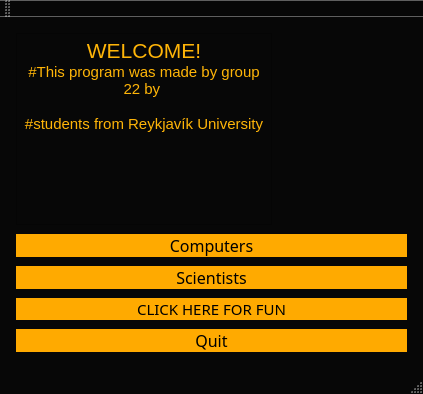
<?xml version="1.0" encoding="UTF-8"?>
<ui version="4.0">
 <class>MainWindow</class>
 <widget class="QMainWindow" name="MainWindow">
  <property name="geometry">
   <rect>
    <x>0</x>
    <y>0</y>
    <width>423</width>
    <height>394</height>
   </rect>
  </property>
  <property name="palette">
   <palette>
    <active>
     <colorrole role="BrightText">
      <brush brushstyle="SolidPattern">
       <color alpha="255">
        <red>255</red>
        <green>181</green>
        <blue>8</blue>
       </color>
      </brush>
     </colorrole>
     <colorrole role="Base">
      <brush brushstyle="SolidPattern">
       <color alpha="255">
        <red>255</red>
        <green>255</green>
        <blue>255</blue>
       </color>
      </brush>
     </colorrole>
     <colorrole role="Window">
      <brush brushstyle="SolidPattern">
       <color alpha="255">
        <red>7</red>
        <green>7</green>
        <blue>7</blue>
       </color>
      </brush>
     </colorrole>
     <colorrole role="Highlight">
      <brush brushstyle="SolidPattern">
       <color alpha="255">
        <red>255</red>
        <green>170</green>
        <blue>0</blue>
       </color>
      </brush>
     </colorrole>
     <colorrole role="Link">
      <brush brushstyle="SolidPattern">
       <color alpha="255">
        <red>255</red>
        <green>170</green>
        <blue>0</blue>
       </color>
      </brush>
     </colorrole>
    </active>
    <inactive>
     <colorrole role="BrightText">
      <brush brushstyle="SolidPattern">
       <color alpha="255">
        <red>255</red>
        <green>181</green>
        <blue>8</blue>
       </color>
      </brush>
     </colorrole>
     <colorrole role="Base">
      <brush brushstyle="SolidPattern">
       <color alpha="255">
        <red>255</red>
        <green>255</green>
        <blue>255</blue>
       </color>
      </brush>
     </colorrole>
     <colorrole role="Window">
      <brush brushstyle="SolidPattern">
       <color alpha="255">
        <red>7</red>
        <green>7</green>
        <blue>7</blue>
       </color>
      </brush>
     </colorrole>
     <colorrole role="Highlight">
      <brush brushstyle="SolidPattern">
       <color alpha="255">
        <red>255</red>
        <green>170</green>
        <blue>0</blue>
       </color>
      </brush>
     </colorrole>
     <colorrole role="Link">
      <brush brushstyle="SolidPattern">
       <color alpha="255">
        <red>255</red>
        <green>170</green>
        <blue>0</blue>
       </color>
      </brush>
     </colorrole>
    </inactive>
    <disabled>
     <colorrole role="BrightText">
      <brush brushstyle="SolidPattern">
       <color alpha="255">
        <red>255</red>
        <green>181</green>
        <blue>8</blue>
       </color>
      </brush>
     </colorrole>
     <colorrole role="Base">
      <brush brushstyle="SolidPattern">
       <color alpha="255">
        <red>7</red>
        <green>7</green>
        <blue>7</blue>
       </color>
      </brush>
     </colorrole>
     <colorrole role="Window">
      <brush brushstyle="SolidPattern">
       <color alpha="255">
        <red>7</red>
        <green>7</green>
        <blue>7</blue>
       </color>
      </brush>
     </colorrole>
     <colorrole role="Highlight">
      <brush brushstyle="SolidPattern">
       <color alpha="255">
        <red>51</red>
        <green>153</green>
        <blue>255</blue>
       </color>
      </brush>
     </colorrole>
     <colorrole role="Link">
      <brush brushstyle="SolidPattern">
       <color alpha="255">
        <red>255</red>
        <green>170</green>
        <blue>0</blue>
       </color>
      </brush>
     </colorrole>
    </disabled>
   </palette>
  </property>
  <property name="windowTitle">
   <string>MainWindow</string>
  </property>
  <property name="tabShape">
   <enum>QTabWidget::Rounded</enum>
  </property>
  <widget class="QWidget" name="centralWidget">
   <layout class="QHBoxLayout" name="horizontalLayout">
    <item>
     <layout class="QVBoxLayout" name="verticalLayout">
      <property name="spacing">
       <number>4</number>
      </property>
      <property name="leftMargin">
       <number>5</number>
      </property>
      <property name="rightMargin">
       <number>5</number>
      </property>
      <item>
       <widget class="QTextEdit" name="textEdit">
        <property name="enabled">
         <bool>false</bool>
        </property>
        <property name="sizePolicy">
         <sizepolicy hsizetype="Fixed" vsizetype="Fixed">
          <horstretch>0</horstretch>
          <verstretch>0</verstretch>
         </sizepolicy>
        </property>
        <property name="minimumSize">
         <size>
          <width>0</width>
          <height>0</height>
         </size>
        </property>
        <property name="palette">
         <palette>
          <active>
           <colorrole role="WindowText">
            <brush brushstyle="SolidPattern">
             <color alpha="255">
              <red>0</red>
              <green>0</green>
              <blue>0</blue>
             </color>
            </brush>
           </colorrole>
           <colorrole role="Button">
            <brush brushstyle="SolidPattern">
             <color alpha="255">
              <red>255</red>
              <green>181</green>
              <blue>8</blue>
             </color>
            </brush>
           </colorrole>
           <colorrole role="Light">
            <brush brushstyle="SolidPattern">
             <color alpha="255">
              <red>255</red>
              <green>181</green>
              <blue>8</blue>
             </color>
            </brush>
           </colorrole>
           <colorrole role="Midlight">
            <brush brushstyle="SolidPattern">
             <color alpha="255">
              <red>255</red>
              <green>181</green>
              <blue>8</blue>
             </color>
            </brush>
           </colorrole>
           <colorrole role="Dark">
            <brush brushstyle="SolidPattern">
             <color alpha="255">
              <red>255</red>
              <green>181</green>
              <blue>8</blue>
             </color>
            </brush>
           </colorrole>
           <colorrole role="Mid">
            <brush brushstyle="SolidPattern">
             <color alpha="255">
              <red>255</red>
              <green>181</green>
              <blue>8</blue>
             </color>
            </brush>
           </colorrole>
           <colorrole role="Text">
            <brush brushstyle="SolidPattern">
             <color alpha="255">
              <red>0</red>
              <green>0</green>
              <blue>0</blue>
             </color>
            </brush>
           </colorrole>
           <colorrole role="ButtonText">
            <brush brushstyle="SolidPattern">
             <color alpha="255">
              <red>0</red>
              <green>0</green>
              <blue>0</blue>
             </color>
            </brush>
           </colorrole>
           <colorrole role="AlternateBase">
            <brush brushstyle="SolidPattern">
             <color alpha="255">
              <red>255</red>
              <green>181</green>
              <blue>8</blue>
             </color>
            </brush>
           </colorrole>
          </active>
          <inactive>
           <colorrole role="WindowText">
            <brush brushstyle="SolidPattern">
             <color alpha="255">
              <red>0</red>
              <green>0</green>
              <blue>0</blue>
             </color>
            </brush>
           </colorrole>
           <colorrole role="Button">
            <brush brushstyle="SolidPattern">
             <color alpha="255">
              <red>255</red>
              <green>181</green>
              <blue>8</blue>
             </color>
            </brush>
           </colorrole>
           <colorrole role="Light">
            <brush brushstyle="SolidPattern">
             <color alpha="255">
              <red>255</red>
              <green>181</green>
              <blue>8</blue>
             </color>
            </brush>
           </colorrole>
           <colorrole role="Midlight">
            <brush brushstyle="SolidPattern">
             <color alpha="255">
              <red>255</red>
              <green>181</green>
              <blue>8</blue>
             </color>
            </brush>
           </colorrole>
           <colorrole role="Dark">
            <brush brushstyle="SolidPattern">
             <color alpha="255">
              <red>255</red>
              <green>181</green>
              <blue>8</blue>
             </color>
            </brush>
           </colorrole>
           <colorrole role="Mid">
            <brush brushstyle="SolidPattern">
             <color alpha="255">
              <red>255</red>
              <green>181</green>
              <blue>8</blue>
             </color>
            </brush>
           </colorrole>
           <colorrole role="Text">
            <brush brushstyle="SolidPattern">
             <color alpha="255">
              <red>0</red>
              <green>0</green>
              <blue>0</blue>
             </color>
            </brush>
           </colorrole>
           <colorrole role="ButtonText">
            <brush brushstyle="SolidPattern">
             <color alpha="255">
              <red>0</red>
              <green>0</green>
              <blue>0</blue>
             </color>
            </brush>
           </colorrole>
           <colorrole role="AlternateBase">
            <brush brushstyle="SolidPattern">
             <color alpha="255">
              <red>255</red>
              <green>181</green>
              <blue>8</blue>
             </color>
            </brush>
           </colorrole>
          </inactive>
          <disabled>
           <colorrole role="WindowText">
            <brush brushstyle="SolidPattern">
             <color alpha="255">
              <red>255</red>
              <green>181</green>
              <blue>8</blue>
             </color>
            </brush>
           </colorrole>
           <colorrole role="Button">
            <brush brushstyle="SolidPattern">
             <color alpha="255">
              <red>255</red>
              <green>181</green>
              <blue>8</blue>
             </color>
            </brush>
           </colorrole>
           <colorrole role="Light">
            <brush brushstyle="SolidPattern">
             <color alpha="255">
              <red>255</red>
              <green>181</green>
              <blue>8</blue>
             </color>
            </brush>
           </colorrole>
           <colorrole role="Midlight">
            <brush brushstyle="SolidPattern">
             <color alpha="255">
              <red>255</red>
              <green>181</green>
              <blue>8</blue>
             </color>
            </brush>
           </colorrole>
           <colorrole role="Dark">
            <brush brushstyle="SolidPattern">
             <color alpha="255">
              <red>255</red>
              <green>181</green>
              <blue>8</blue>
             </color>
            </brush>
           </colorrole>
           <colorrole role="Mid">
            <brush brushstyle="SolidPattern">
             <color alpha="255">
              <red>255</red>
              <green>181</green>
              <blue>8</blue>
             </color>
            </brush>
           </colorrole>
           <colorrole role="Text">
            <brush brushstyle="SolidPattern">
             <color alpha="255">
              <red>255</red>
              <green>181</green>
              <blue>8</blue>
             </color>
            </brush>
           </colorrole>
           <colorrole role="ButtonText">
            <brush brushstyle="SolidPattern">
             <color alpha="255">
              <red>255</red>
              <green>181</green>
              <blue>8</blue>
             </color>
            </brush>
           </colorrole>
           <colorrole role="AlternateBase">
            <brush brushstyle="SolidPattern">
             <color alpha="255">
              <red>255</red>
              <green>181</green>
              <blue>8</blue>
             </color>
            </brush>
           </colorrole>
          </disabled>
         </palette>
        </property>
        <property name="contextMenuPolicy">
         <enum>Qt::DefaultContextMenu</enum>
        </property>
        <property name="layoutDirection">
         <enum>Qt::LeftToRight</enum>
        </property>
        <property name="autoFillBackground">
         <bool>false</bool>
        </property>
        <property name="html">
         <string>&lt;!DOCTYPE HTML PUBLIC &quot;-//W3C//DTD HTML 4.0//EN&quot; &quot;http://www.w3.org/TR/REC-html40/strict.dtd&quot;&gt;
&lt;html&gt;&lt;head&gt;&lt;meta name=&quot;qrichtext&quot; content=&quot;1&quot; /&gt;&lt;style type=&quot;text/css&quot;&gt;
p, li { white-space: pre-wrap; }
&lt;/style&gt;&lt;/head&gt;&lt;body style=&quot; font-family:'MS Shell Dlg 2'; font-size:8.25pt; font-weight:400; font-style:normal;&quot;&gt;
&lt;p align=&quot;center&quot; style=&quot; margin-top:0px; margin-bottom:0px; margin-left:0px; margin-right:0px; -qt-block-indent:0; text-indent:0px;&quot;&gt;&lt;span style=&quot; font-size:16pt;&quot;&gt;WELCOME!&lt;/span&gt;&lt;/p&gt;
&lt;p align=&quot;center&quot; style=&quot; margin-top:0px; margin-bottom:0px; margin-left:0px; margin-right:0px; -qt-block-indent:0; text-indent:0px;&quot;&gt;&lt;span style=&quot; font-size:11pt;&quot;&gt;#This program was made by group 22 by &lt;/span&gt;&lt;/p&gt;
&lt;p align=&quot;center&quot; style=&quot; margin-top:0px; margin-bottom:0px; margin-left:0px; margin-right:0px; -qt-block-indent:0; text-indent:0px;&quot;&gt;&lt;span style=&quot; font-size:11pt;&quot;&gt;&lt;br /&gt;#students from Reykjavík University&lt;/span&gt;&lt;/p&gt;&lt;/body&gt;&lt;/html&gt;</string>
        </property>
       </widget>
      </item>
      <item>
       <widget class="QPushButton" name="computers_button">
        <property name="palette">
         <palette>
          <active>
           <colorrole role="WindowText">
            <brush brushstyle="SolidPattern">
             <color alpha="255">
              <red>0</red>
              <green>0</green>
              <blue>0</blue>
             </color>
            </brush>
           </colorrole>
           <colorrole role="Button">
            <brush brushstyle="SolidPattern">
             <color alpha="255">
              <red>255</red>
              <green>170</green>
              <blue>0</blue>
             </color>
            </brush>
           </colorrole>
           <colorrole role="Text">
            <brush brushstyle="SolidPattern">
             <color alpha="255">
              <red>0</red>
              <green>0</green>
              <blue>0</blue>
             </color>
            </brush>
           </colorrole>
           <colorrole role="ButtonText">
            <brush brushstyle="SolidPattern">
             <color alpha="255">
              <red>0</red>
              <green>0</green>
              <blue>0</blue>
             </color>
            </brush>
           </colorrole>
           <colorrole role="Base">
            <brush brushstyle="SolidPattern">
             <color alpha="255">
              <red>255</red>
              <green>170</green>
              <blue>0</blue>
             </color>
            </brush>
           </colorrole>
           <colorrole role="Window">
            <brush brushstyle="SolidPattern">
             <color alpha="255">
              <red>255</red>
              <green>170</green>
              <blue>0</blue>
             </color>
            </brush>
           </colorrole>
           <colorrole role="Highlight">
            <brush brushstyle="SolidPattern">
             <color alpha="255">
              <red>255</red>
              <green>170</green>
              <blue>0</blue>
             </color>
            </brush>
           </colorrole>
           <colorrole role="Link">
            <brush brushstyle="SolidPattern">
             <color alpha="255">
              <red>255</red>
              <green>170</green>
              <blue>0</blue>
             </color>
            </brush>
           </colorrole>
          </active>
          <inactive>
           <colorrole role="WindowText">
            <brush brushstyle="SolidPattern">
             <color alpha="255">
              <red>0</red>
              <green>0</green>
              <blue>0</blue>
             </color>
            </brush>
           </colorrole>
           <colorrole role="Button">
            <brush brushstyle="SolidPattern">
             <color alpha="255">
              <red>255</red>
              <green>170</green>
              <blue>0</blue>
             </color>
            </brush>
           </colorrole>
           <colorrole role="Text">
            <brush brushstyle="SolidPattern">
             <color alpha="255">
              <red>0</red>
              <green>0</green>
              <blue>0</blue>
             </color>
            </brush>
           </colorrole>
           <colorrole role="ButtonText">
            <brush brushstyle="SolidPattern">
             <color alpha="255">
              <red>0</red>
              <green>0</green>
              <blue>0</blue>
             </color>
            </brush>
           </colorrole>
           <colorrole role="Base">
            <brush brushstyle="SolidPattern">
             <color alpha="255">
              <red>255</red>
              <green>170</green>
              <blue>0</blue>
             </color>
            </brush>
           </colorrole>
           <colorrole role="Window">
            <brush brushstyle="SolidPattern">
             <color alpha="255">
              <red>255</red>
              <green>170</green>
              <blue>0</blue>
             </color>
            </brush>
           </colorrole>
           <colorrole role="Highlight">
            <brush brushstyle="SolidPattern">
             <color alpha="255">
              <red>240</red>
              <green>240</green>
              <blue>240</blue>
             </color>
            </brush>
           </colorrole>
           <colorrole role="Link">
            <brush brushstyle="SolidPattern">
             <color alpha="255">
              <red>255</red>
              <green>170</green>
              <blue>0</blue>
             </color>
            </brush>
           </colorrole>
          </inactive>
          <disabled>
           <colorrole role="WindowText">
            <brush brushstyle="SolidPattern">
             <color alpha="255">
              <red>0</red>
              <green>0</green>
              <blue>0</blue>
             </color>
            </brush>
           </colorrole>
           <colorrole role="Button">
            <brush brushstyle="SolidPattern">
             <color alpha="255">
              <red>255</red>
              <green>170</green>
              <blue>0</blue>
             </color>
            </brush>
           </colorrole>
           <colorrole role="Text">
            <brush brushstyle="SolidPattern">
             <color alpha="255">
              <red>0</red>
              <green>0</green>
              <blue>0</blue>
             </color>
            </brush>
           </colorrole>
           <colorrole role="ButtonText">
            <brush brushstyle="SolidPattern">
             <color alpha="255">
              <red>0</red>
              <green>0</green>
              <blue>0</blue>
             </color>
            </brush>
           </colorrole>
           <colorrole role="Base">
            <brush brushstyle="SolidPattern">
             <color alpha="255">
              <red>255</red>
              <green>170</green>
              <blue>0</blue>
             </color>
            </brush>
           </colorrole>
           <colorrole role="Window">
            <brush brushstyle="SolidPattern">
             <color alpha="255">
              <red>255</red>
              <green>170</green>
              <blue>0</blue>
             </color>
            </brush>
           </colorrole>
           <colorrole role="Highlight">
            <brush brushstyle="SolidPattern">
             <color alpha="255">
              <red>255</red>
              <green>170</green>
              <blue>0</blue>
             </color>
            </brush>
           </colorrole>
           <colorrole role="Link">
            <brush brushstyle="SolidPattern">
             <color alpha="255">
              <red>255</red>
              <green>170</green>
              <blue>0</blue>
             </color>
            </brush>
           </colorrole>
          </disabled>
         </palette>
        </property>
        <property name="font">
         <font>
          <family>Rockwell</family>
          <pointsize>12</pointsize>
         </font>
        </property>
        <property name="styleSheet">
         <string notr="true">QPushButton
{
	color: black;
	background-color: rgba(255, 170, 0); border: none;
}

</string>
        </property>
        <property name="text">
         <string>Computers</string>
        </property>
       </widget>
      </item>
      <item>
       <widget class="QPushButton" name="scientists_button">
        <property name="palette">
         <palette>
          <active>
           <colorrole role="WindowText">
            <brush brushstyle="SolidPattern">
             <color alpha="255">
              <red>0</red>
              <green>0</green>
              <blue>0</blue>
             </color>
            </brush>
           </colorrole>
           <colorrole role="Button">
            <brush brushstyle="SolidPattern">
             <color alpha="255">
              <red>255</red>
              <green>170</green>
              <blue>0</blue>
             </color>
            </brush>
           </colorrole>
           <colorrole role="Text">
            <brush brushstyle="SolidPattern">
             <color alpha="255">
              <red>0</red>
              <green>0</green>
              <blue>0</blue>
             </color>
            </brush>
           </colorrole>
           <colorrole role="ButtonText">
            <brush brushstyle="SolidPattern">
             <color alpha="255">
              <red>0</red>
              <green>0</green>
              <blue>0</blue>
             </color>
            </brush>
           </colorrole>
           <colorrole role="Base">
            <brush brushstyle="SolidPattern">
             <color alpha="255">
              <red>255</red>
              <green>170</green>
              <blue>0</blue>
             </color>
            </brush>
           </colorrole>
           <colorrole role="Window">
            <brush brushstyle="SolidPattern">
             <color alpha="255">
              <red>255</red>
              <green>170</green>
              <blue>0</blue>
             </color>
            </brush>
           </colorrole>
           <colorrole role="Link">
            <brush brushstyle="SolidPattern">
             <color alpha="255">
              <red>255</red>
              <green>170</green>
              <blue>0</blue>
             </color>
            </brush>
           </colorrole>
          </active>
          <inactive>
           <colorrole role="WindowText">
            <brush brushstyle="SolidPattern">
             <color alpha="255">
              <red>0</red>
              <green>0</green>
              <blue>0</blue>
             </color>
            </brush>
           </colorrole>
           <colorrole role="Button">
            <brush brushstyle="SolidPattern">
             <color alpha="255">
              <red>255</red>
              <green>170</green>
              <blue>0</blue>
             </color>
            </brush>
           </colorrole>
           <colorrole role="Text">
            <brush brushstyle="SolidPattern">
             <color alpha="255">
              <red>0</red>
              <green>0</green>
              <blue>0</blue>
             </color>
            </brush>
           </colorrole>
           <colorrole role="ButtonText">
            <brush brushstyle="SolidPattern">
             <color alpha="255">
              <red>0</red>
              <green>0</green>
              <blue>0</blue>
             </color>
            </brush>
           </colorrole>
           <colorrole role="Base">
            <brush brushstyle="SolidPattern">
             <color alpha="255">
              <red>255</red>
              <green>170</green>
              <blue>0</blue>
             </color>
            </brush>
           </colorrole>
           <colorrole role="Window">
            <brush brushstyle="SolidPattern">
             <color alpha="255">
              <red>255</red>
              <green>170</green>
              <blue>0</blue>
             </color>
            </brush>
           </colorrole>
           <colorrole role="Link">
            <brush brushstyle="SolidPattern">
             <color alpha="255">
              <red>255</red>
              <green>170</green>
              <blue>0</blue>
             </color>
            </brush>
           </colorrole>
          </inactive>
          <disabled>
           <colorrole role="WindowText">
            <brush brushstyle="SolidPattern">
             <color alpha="255">
              <red>0</red>
              <green>0</green>
              <blue>0</blue>
             </color>
            </brush>
           </colorrole>
           <colorrole role="Button">
            <brush brushstyle="SolidPattern">
             <color alpha="255">
              <red>255</red>
              <green>170</green>
              <blue>0</blue>
             </color>
            </brush>
           </colorrole>
           <colorrole role="Text">
            <brush brushstyle="SolidPattern">
             <color alpha="255">
              <red>0</red>
              <green>0</green>
              <blue>0</blue>
             </color>
            </brush>
           </colorrole>
           <colorrole role="ButtonText">
            <brush brushstyle="SolidPattern">
             <color alpha="255">
              <red>0</red>
              <green>0</green>
              <blue>0</blue>
             </color>
            </brush>
           </colorrole>
           <colorrole role="Base">
            <brush brushstyle="SolidPattern">
             <color alpha="255">
              <red>255</red>
              <green>170</green>
              <blue>0</blue>
             </color>
            </brush>
           </colorrole>
           <colorrole role="Window">
            <brush brushstyle="SolidPattern">
             <color alpha="255">
              <red>255</red>
              <green>170</green>
              <blue>0</blue>
             </color>
            </brush>
           </colorrole>
           <colorrole role="Link">
            <brush brushstyle="SolidPattern">
             <color alpha="255">
              <red>255</red>
              <green>170</green>
              <blue>0</blue>
             </color>
            </brush>
           </colorrole>
          </disabled>
         </palette>
        </property>
        <property name="font">
         <font>
          <family>Rockwell</family>
          <pointsize>12</pointsize>
         </font>
        </property>
        <property name="styleSheet">
         <string notr="true">QPushButton
{
	color: black;
	background-color: rgba(255, 170, 0); border: none;
}

</string>
        </property>
        <property name="text">
         <string>Scientists</string>
        </property>
       </widget>
      </item>
      <item>
       <widget class="QPushButton" name="Button_fun">
        <property name="font">
         <font>
          <family>Rockwell</family>
          <pointsize>11</pointsize>
          <weight>50</weight>
          <bold>false</bold>
         </font>
        </property>
        <property name="styleSheet">
         <string notr="true">QPushButton
{
	color: black;
	background-color: rgba(255, 170, 0); 
	border: none;
}</string>
        </property>
        <property name="text">
         <string>CLICK HERE FOR FUN</string>
        </property>
       </widget>
      </item>
      <item>
       <widget class="QPushButton" name="Quit">
        <property name="sizePolicy">
         <sizepolicy hsizetype="Expanding" vsizetype="Maximum">
          <horstretch>5</horstretch>
          <verstretch>5</verstretch>
         </sizepolicy>
        </property>
        <property name="minimumSize">
         <size>
          <width>0</width>
          <height>0</height>
         </size>
        </property>
        <property name="palette">
         <palette>
          <active>
           <colorrole role="WindowText">
            <brush brushstyle="SolidPattern">
             <color alpha="255">
              <red>0</red>
              <green>0</green>
              <blue>0</blue>
             </color>
            </brush>
           </colorrole>
           <colorrole role="Button">
            <brush brushstyle="SolidPattern">
             <color alpha="255">
              <red>255</red>
              <green>170</green>
              <blue>0</blue>
             </color>
            </brush>
           </colorrole>
           <colorrole role="Text">
            <brush brushstyle="SolidPattern">
             <color alpha="255">
              <red>0</red>
              <green>0</green>
              <blue>0</blue>
             </color>
            </brush>
           </colorrole>
           <colorrole role="ButtonText">
            <brush brushstyle="SolidPattern">
             <color alpha="255">
              <red>0</red>
              <green>0</green>
              <blue>0</blue>
             </color>
            </brush>
           </colorrole>
           <colorrole role="Base">
            <brush brushstyle="SolidPattern">
             <color alpha="255">
              <red>255</red>
              <green>170</green>
              <blue>0</blue>
             </color>
            </brush>
           </colorrole>
           <colorrole role="Window">
            <brush brushstyle="SolidPattern">
             <color alpha="255">
              <red>255</red>
              <green>170</green>
              <blue>0</blue>
             </color>
            </brush>
           </colorrole>
          </active>
          <inactive>
           <colorrole role="WindowText">
            <brush brushstyle="SolidPattern">
             <color alpha="255">
              <red>0</red>
              <green>0</green>
              <blue>0</blue>
             </color>
            </brush>
           </colorrole>
           <colorrole role="Button">
            <brush brushstyle="SolidPattern">
             <color alpha="255">
              <red>255</red>
              <green>170</green>
              <blue>0</blue>
             </color>
            </brush>
           </colorrole>
           <colorrole role="Text">
            <brush brushstyle="SolidPattern">
             <color alpha="255">
              <red>0</red>
              <green>0</green>
              <blue>0</blue>
             </color>
            </brush>
           </colorrole>
           <colorrole role="ButtonText">
            <brush brushstyle="SolidPattern">
             <color alpha="255">
              <red>0</red>
              <green>0</green>
              <blue>0</blue>
             </color>
            </brush>
           </colorrole>
           <colorrole role="Base">
            <brush brushstyle="SolidPattern">
             <color alpha="255">
              <red>255</red>
              <green>170</green>
              <blue>0</blue>
             </color>
            </brush>
           </colorrole>
           <colorrole role="Window">
            <brush brushstyle="SolidPattern">
             <color alpha="255">
              <red>255</red>
              <green>170</green>
              <blue>0</blue>
             </color>
            </brush>
           </colorrole>
          </inactive>
          <disabled>
           <colorrole role="WindowText">
            <brush brushstyle="SolidPattern">
             <color alpha="255">
              <red>0</red>
              <green>0</green>
              <blue>0</blue>
             </color>
            </brush>
           </colorrole>
           <colorrole role="Button">
            <brush brushstyle="SolidPattern">
             <color alpha="255">
              <red>255</red>
              <green>170</green>
              <blue>0</blue>
             </color>
            </brush>
           </colorrole>
           <colorrole role="Text">
            <brush brushstyle="SolidPattern">
             <color alpha="255">
              <red>0</red>
              <green>0</green>
              <blue>0</blue>
             </color>
            </brush>
           </colorrole>
           <colorrole role="ButtonText">
            <brush brushstyle="SolidPattern">
             <color alpha="255">
              <red>0</red>
              <green>0</green>
              <blue>0</blue>
             </color>
            </brush>
           </colorrole>
           <colorrole role="Base">
            <brush brushstyle="SolidPattern">
             <color alpha="255">
              <red>255</red>
              <green>170</green>
              <blue>0</blue>
             </color>
            </brush>
           </colorrole>
           <colorrole role="Window">
            <brush brushstyle="SolidPattern">
             <color alpha="255">
              <red>255</red>
              <green>170</green>
              <blue>0</blue>
             </color>
            </brush>
           </colorrole>
          </disabled>
         </palette>
        </property>
        <property name="font">
         <font>
          <family>Rockwell</family>
          <pointsize>12</pointsize>
         </font>
        </property>
        <property name="styleSheet">
         <string notr="true">QPushButton
{
	color: black;
	background-color: rgba(255, 170, 0); border: none;
}

</string>
        </property>
        <property name="text">
         <string>Quit</string>
        </property>
       </widget>
      </item>
     </layout>
    </item>
   </layout>
  </widget>
  <widget class="QToolBar" name="mainToolBar">
   <attribute name="toolBarArea">
    <enum>TopToolBarArea</enum>
   </attribute>
   <attribute name="toolBarBreak">
    <bool>false</bool>
   </attribute>
  </widget>
  <widget class="QStatusBar" name="statusBar"/>
 </widget>
 <layoutdefault spacing="6" margin="11"/>
 <resources/>
 <connections/>
</ui>
